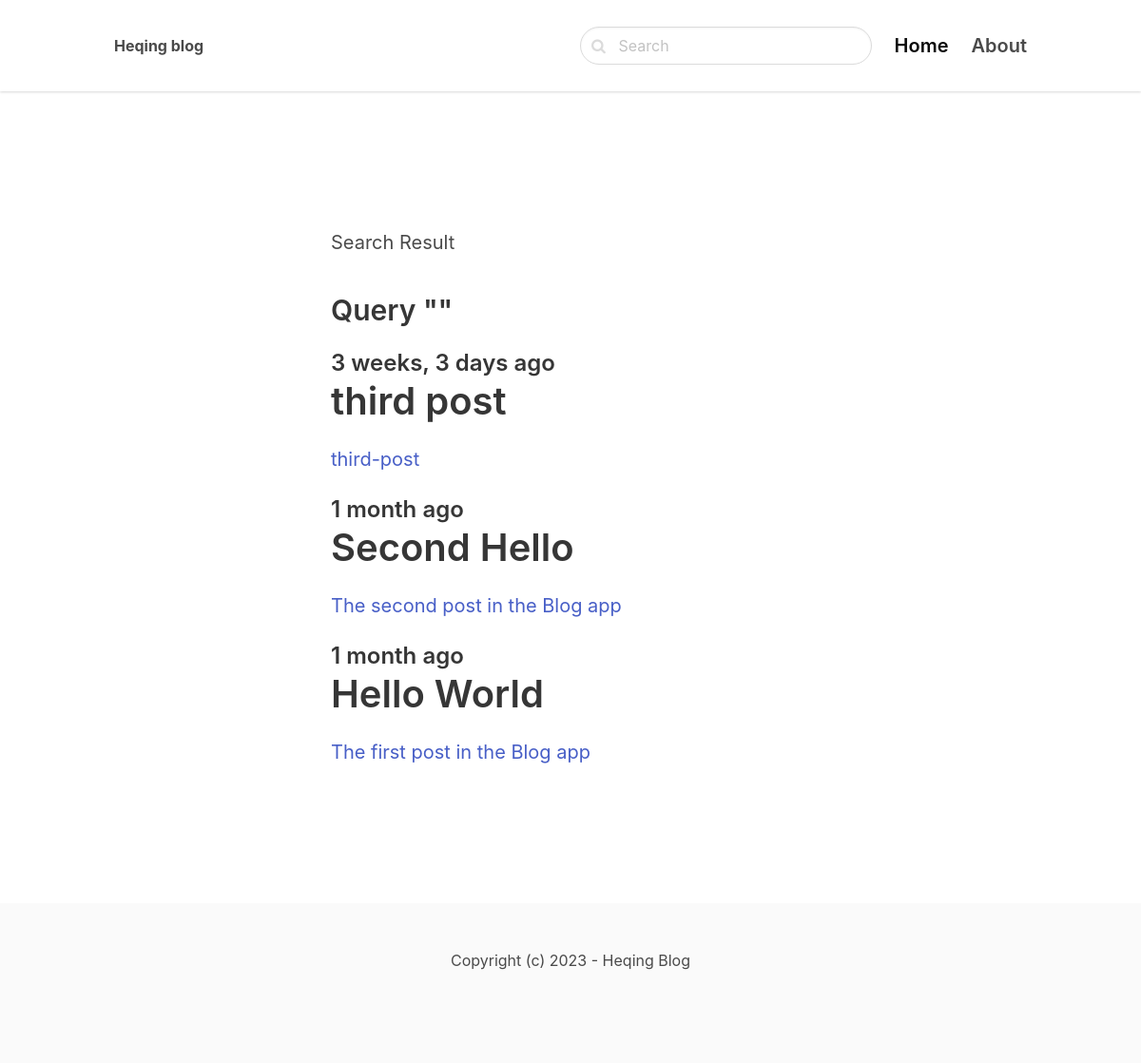
The page /search/ on the database as committed earlier.
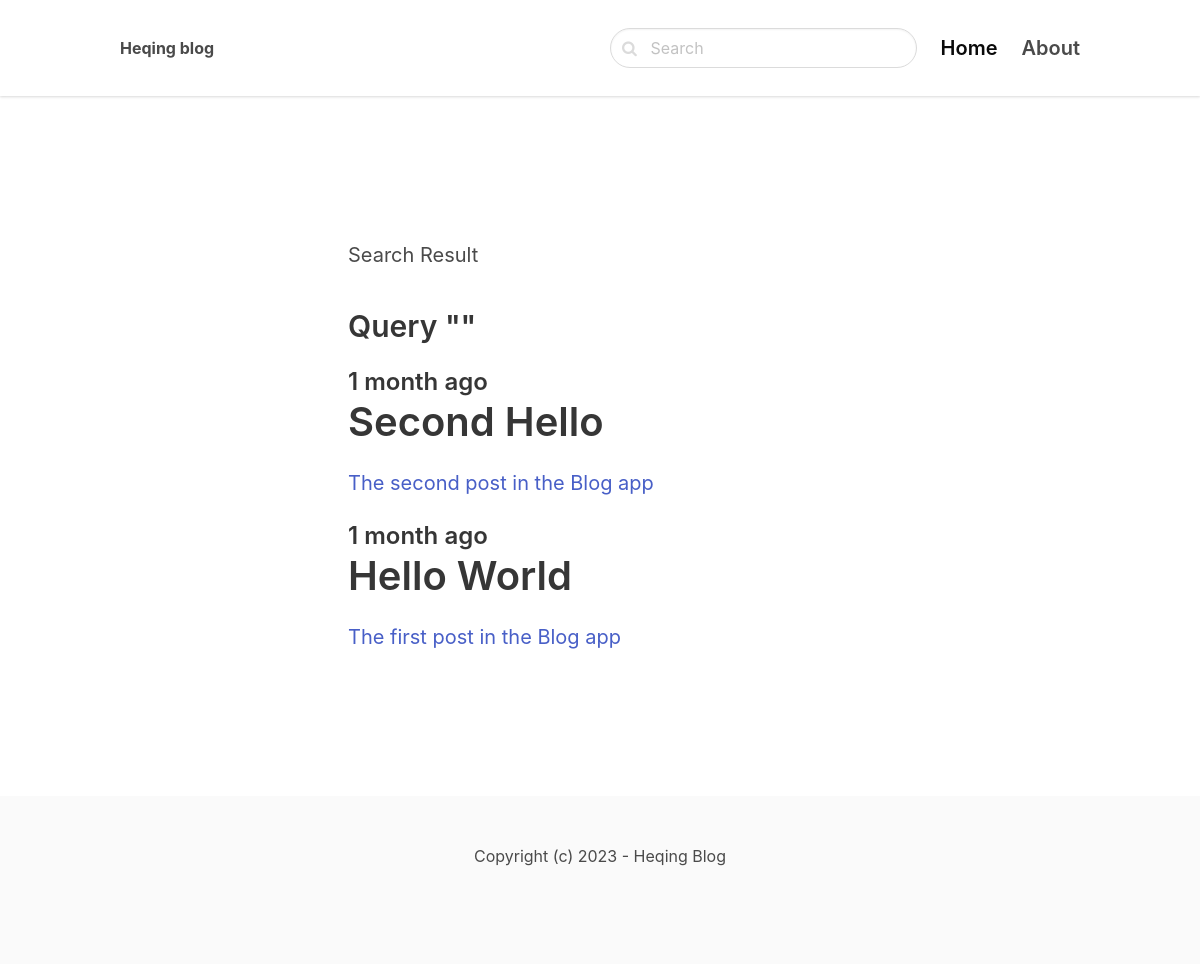
The same page on the database as committed later.
### blog/models.py (models this page shows, shortened)
class Post(models.Model):
    ACTIVE = 'active'
    DRAFT = 'draft'
    CHOICES_STATUS = (
        (ACTIVE, 'Active'),
        (DRAFT, 'Draft')
    )
    category = models.ForeignKey(Category, related_name='posts', on_delete=models.CASCADE)
    title = models.CharField(max_length=255)
    slug = models.SlugField() # internet address for title
    intro = models.TextField()
    body = models.TextField()
    created_at = models.DateTimeField(auto_now_add = True)
    status = models.CharField(max_length=10, choices=CHOICES_STATUS, default=ACTIVE)
    image = models.ImageField(upload_to='uploads/', blank = True, null = True)
    class Meta:
        ordering = ('-created_at',)

### blog/views.py (the view)
# urls.py: path('search/', views.search, name = 'search'),
def search(request):
    query = request.GET.get('query', '')
    posts = Post.objects.filter(status=Post.ACTIVE).filter(Q(title__icontains=query) | Q(intro__icontains = query) | Q(body__icontains = query))
    return render(request, 'blog/search.html', {'posts': posts, 'query': query})

### blog/templates/blog/search.html (shortened to what this page needs)
{% extends 'core/base.html' %}
{% block content %}
    <section class="hero">
        <div class="hero-body">
            <div class="container">
                <section class="section">
                    <div class="columns">
                        <div class="column is-8 is-offset-2">
                            <div class="content is-medium">
                                <h> Search Result </h>
                                <h3> Query "{{ Query }}"</h3>
                            </div>
                            {% for post in posts %}
                            <div class="content is-medium">
                                <a href="{% url 'post_detail' post.category.slug post.slug %}">
                                    <h2 class="subtitle is-4">{{ post.created_at|timesince }} ago</h2>
                                    <h1 class="title">{{ post.title }}</h1>
                                    <p>{{ post.intro }}</p>
                                </a>
                            </div>
                        {% empty %}
                            <div class="content">
                                <p>There is no results in this query...</p>
                            </div>
                        {% endfor %}
                        </div>
                    </div>
                </section>
            </div>
        </div>
    </section>
{% endblock %}

Rows that differ between the two databases and show on the page:
no longer on this page (row edited): Post: created_at "3 weeks, 3 days", title "third post", intro "third-post"
